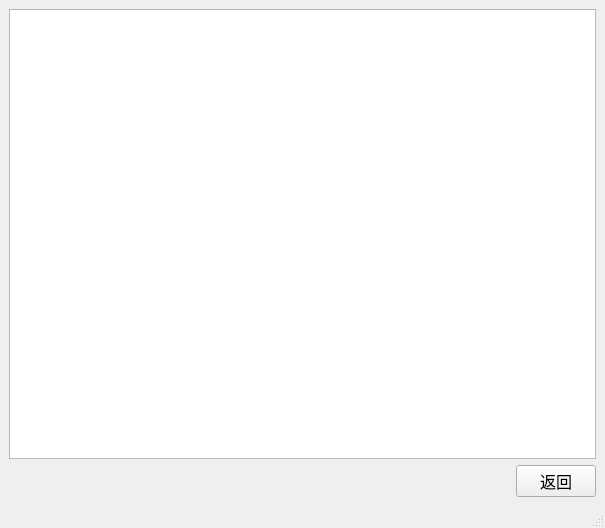
<?xml version="1.0" encoding="UTF-8"?>
<ui version="4.0">
 <class>Query_sec</class>
 <widget class="QMainWindow" name="Query_sec">
  <property name="geometry">
   <rect>
    <x>0</x>
    <y>0</y>
    <width>605</width>
    <height>528</height>
   </rect>
  </property>
  <property name="windowTitle">
   <string>MainWindow</string>
  </property>
  <widget class="QWidget" name="centralwidget">
   <layout class="QGridLayout" name="gridLayout">
    <item row="0" column="0" colspan="2">
     <widget class="QTableWidget" name="tableWidget"/>
    </item>
    <item row="1" column="0">
     <spacer name="horizontalSpacer">
      <property name="orientation">
       <enum>Qt::Horizontal</enum>
      </property>
      <property name="sizeHint" stdset="0">
       <size>
        <width>485</width>
        <height>20</height>
       </size>
      </property>
     </spacer>
    </item>
    <item row="1" column="1">
     <widget class="QPushButton" name="pbt1">
      <property name="font">
       <font>
        <family>Arial Rounded MT Bold</family>
        <pointsize>12</pointsize>
       </font>
      </property>
      <property name="text">
       <string>返回</string>
      </property>
     </widget>
    </item>
   </layout>
  </widget>
  <widget class="QMenuBar" name="menubar">
   <property name="geometry">
    <rect>
     <x>0</x>
     <y>0</y>
     <width>605</width>
     <height>26</height>
    </rect>
   </property>
  </widget>
  <widget class="QStatusBar" name="statusbar"/>
 </widget>
 <resources/>
 <connections/>
</ui>
